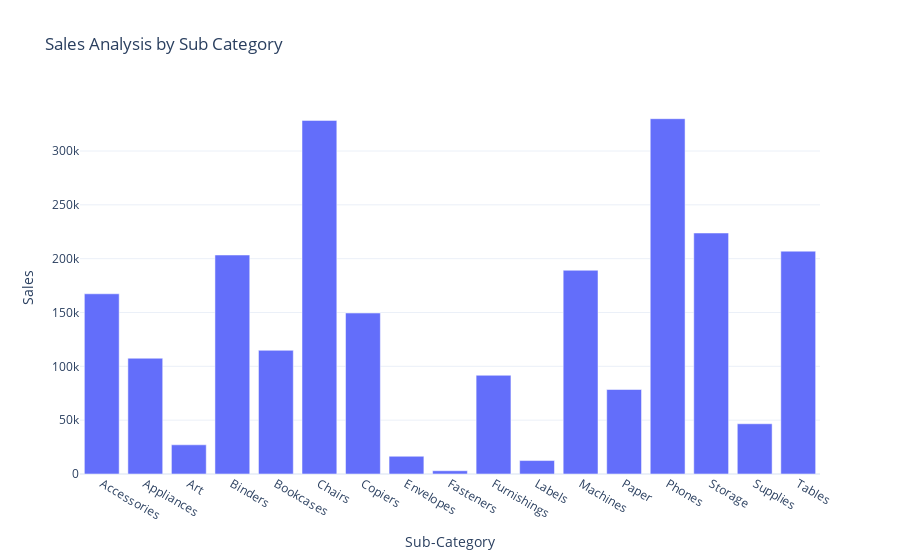

Write notebook code for a chart like this one.
### Code cell
fig = px.bar(sales_by_subcategory, x='Sub-Category', y='Sales', title="Sales Analysis by Sub Category")

fig.show()

### Figure 1 — Plotly figure (JSON) as saved in the notebook; plotly's stock layout.template omitted (floating-point values rounded to 4 significant figures)
{"data": [{"alignmentgroup": "True", "hovertemplate": "Sub-Category=%{x}<br>Sales=%{y}<extra></extra>", "legendgroup": "", "marker": {"color": "#636efa", "pattern": {"shape": ""}}, "name": "", "offsetgroup": "", "orientation": "v", "showlegend": false, "textposition": "auto", "type": "bar", "x": ["Accessories", "Appliances", "Art", "Binders", "Bookcases", "Chairs", "Copiers", "Envelopes", "Fasteners", "Furnishings", "Labels", "Machines", "Paper", "Phones", "Storage", "Supplies", "Tables"], "xaxis": "x", "y": [167400.0, 107500.0, 27120.0, 203400.0, 114900.0, 328400.0, 149500.0, 16480.0, 3024.0, 91710.0, 12490.0, 189200.0, 78480.0, 330000.0, 223800.0, 46670.0, 207000.0], "yaxis": "y"}], "layout": {"barmode": "relative", "legend": {"tracegroupgap": 0}, "title": {"text": "Sales Analysis by Sub Category"}, "xaxis": {"anchor": "y", "domain": [0, 1], "title": {"text": "Sub-Category"}}, "yaxis": {"anchor": "x", "domain": [0, 1], "title": {"text": "Sales"}}}}
